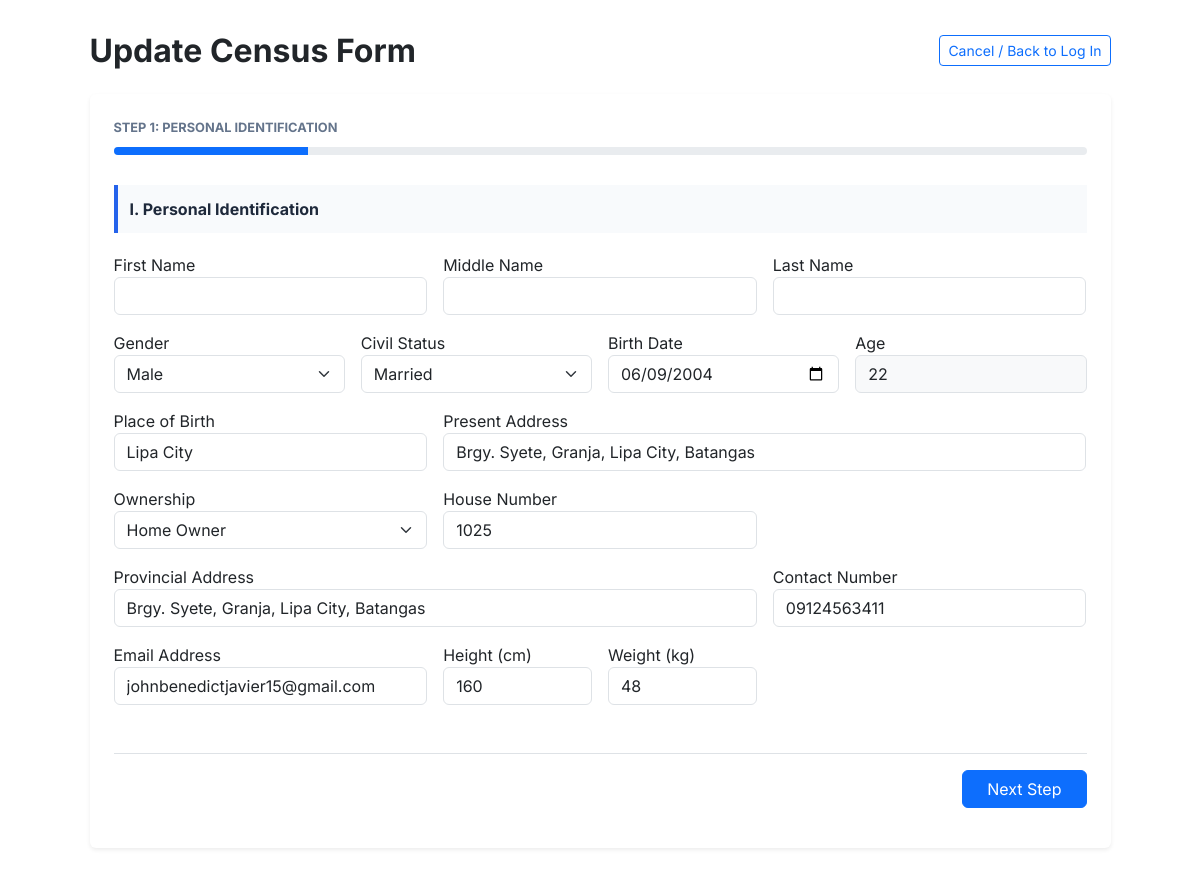
The app's page /register2.php?id=5 with its own data.
### tables this page shows
CREATE TABLE `residents` (
  `resident_id` int(11) NOT NULL,
  `first_name` varchar(100) DEFAULT NULL,
  `middle_name` varchar(100) DEFAULT NULL,
  `last_name` varchar(100) DEFAULT NULL,
  `ownership` enum('Home Owner','Boarder','Renter') NOT NULL,
  `present_address` text DEFAULT NULL,
  `address_type` enum('Owner','Boarder') DEFAULT NULL,
  `provincial_address` text DEFAULT NULL,
  `gender` enum('Male','Female') DEFAULT NULL,
  `civil_status` enum('Single','Married','Widowed','Separated') DEFAULT NULL,
  `birthdate` date DEFAULT NULL,
  `birthplace` varchar(255) DEFAULT NULL,
  `height` varchar(10) DEFAULT NULL,
  `weight` varchar(10) DEFAULT NULL,
  `contact_number` varchar(20) DEFAULT NULL,
  `email_address` varchar(100) DEFAULT NULL,
  `religion` varchar(100) DEFAULT NULL,
  `occupation` varchar(100) DEFAULT NULL,
  `house_number` varchar(50) DEFAULT NULL,
  `household_id` int(11) DEFAULT NULL,
  `status` enum('Registered','Not Registered') NOT NULL DEFAULT 'Not Registered',
  `created_at` timestamp NOT NULL DEFAULT current_timestamp()
);

### register2.php (the view, shortened to what this page needs)
<?php
include("config/db.php");
$isUpdate = false;
$edit_id = $_GET['id'] ?? null;
$res = [];
if ($edit_id) {
    $isUpdate = true;
    $res = $conn->query("SELECT * FROM residents WHERE resident_id = $edit_id")->fetch_assoc();
}
?>
<head>
    <link href="https://cdn.jsdelivr.net/npm/bootstrap@5.3.0/dist/css/bootstrap.min.css" rel="stylesheet">
    <link rel="stylesheet" href="https://cdn.jsdelivr.net/npm/bootstrap-icons@1.10.5/font/bootstrap-icons.css">
    <link rel="stylesheet" href="../assets/css/style.css">
</head>
<body>
<div class="container py-4 reg">
    <div class="row justify-content-center">
        <div class="col-lg-11">
            <div class="d-flex justify-content-between align-items-center mb-4">
                <h2 class="fw-bold m-0"><?= $isUpdate ? 'Update' : 'Barangay' ?> Census Form</h2>
                <a href="login.php" class="btn btn-outline-primary btn-sm">Cancel / Back to Log In</a>
            </div>
            <div class="card border-0 shadow-sm p-4">
                <span class="step-indicator" id="stepText">Step 1: Personal Identification</span>
                <div class="progress"><div id="progressBar" class="progress-bar bg-primary" style="width: 20%"></div></div>
                <form id="censusForm" method="POST">
                    <div class="step-container active" id="step1">
                        <div class="section-header">I. Personal Identification</div>
                        <div class="row g-3">
                            <div class="col-md-4"><label>First Name</label><input type="text" name="first_name" class="form-control" required></div>
                            <div class="col-md-4"><label>Middle Name</label><input type="text" name="middle_name" class="form-control" required></div>
                            <div class="col-md-4"><label>Last Name</label><input type="text" name="last_name" class="form-control" required></div>
                            <div class="col-md-3">
                                <label>Gender</label>
                                <select name="gender" class="form-select">
                                    <option <?= ($res['gender']??'')=='Male'?'selected':'' ?>>Male</option>
                                </select>
                            </div>
                            <div class="col-md-3">
                                <label>Civil Status</label>
                                <select name="civil_status" class="form-select">
                                    <?php foreach(['Single','Married','Widowed','Separated'] as $s): ?>
                                        <option <?= ($res['civil_status']??'')==$s?'selected':'' ?>><?= $s ?></option>
                                    <?php endforeach; ?>
                                </select>
                            </div>
                            <div class="col-md-3"><label>Birth Date</label><input type="date" name="birthdate" id="main_birthdate" class="form-control" value="<?= $res['birthdate']??'' ?>" required onchange="updateMainAge()"></div>
                            <div class="col-md-3"><label>Age</label><input type="text" id="main_age" class="form-control bg-light" readonly></div>
                            <div class="col-md-4"><label>Place of Birth</label><input type="text" name="birthplace" class="form-control" value="<?= $res['birthplace']??'' ?>"></div>
                            <div class="col-md-8"><label>Present Address</label><input type="text" name="present_address" class="form-control" value="<?= $res['present_address']??'' ?>" required></div>
                            <div class="col-md-4">
                                <label>Ownership</label>
                                <select name="address_type" class="form-select">
                                    <option <?= ($res['address_type']??'')=='Home Owner'?'selected':'' ?>>Home Owner</option>
                                </select>
                            </div>
                            <div class="col-md-4"><label>House Number</label><input type="text" name="house_number" class="form-control" value="<?= $res['house_number']??'' ?>"></div>
                            <div class="col-md-8"><label>Provincial Address</label><input type="text" name="provincial_address" class="form-control" value="<?= $res['provincial_address']??'' ?>"></div>
                            <div class="col-md-4"><label>Contact Number</label><input type="text" name="contact_number" class="form-control" value="<?= $res['contact_number']??'' ?>"></div>
                            <div class="col-md-4"><label>Email Address</label><input type="email" name="email_address" class="form-control" value="<?= $res['email_address']??'' ?>"></div>
                            <div class="col-md-2"><label>Height (cm)</label><input type="text" name="height" class="form-control" value="<?= $res['height']??'' ?>"></div>
                            <div class="col-md-2"><label>Weight (kg)</label><input type="text" name="weight" class="form-control" value="<?= $res['weight']??'' ?>"></div>
                        </div>
                    </div>
                    <div class="d-flex justify-content-between mt-5 pt-3 border-top">
                        <button type="button" class="btn btn-primary px-4 ms-auto" id="nextBtn" onclick="nextPrev(1)">Next Step</button>
                    </div>
                </form>
            </div>
        </div>
    </div>
</div>
</body>

### assets/css/style.css (style rules this page uses)
body { font-family: 'Inter', sans-serif; background-color: var(--bms-bg); }
body { background-color: #f8f9fa; }

### register2.php (style rules this page uses)
body { font-family: 'Inter', sans-serif; background: url("assets/uploads/brgy.png") center / cover no-repeat; height: 100vh; margin: 0; display: flex; align-items: center; }
.reg { margin-top: 80px; }
.step-container { display: none; }
.step-container.active { display: block; }
.progress { height: 8px; margin-bottom: 30px; }
.step-indicator { font-size: 0.8rem; font-weight: 700; color: #64748b; text-transform: uppercase; margin-bottom: 10px; display: block; }
.section-header { background: #f8fafc; border-left: 4px solid #2563eb; padding: 12px; font-weight: 700; margin-bottom: 20px; color: #1e293b; }

### records on screen
residents: gender "Male", civil_status "Married", birthdate "06/09/2004", birthplace "Lipa City", present_address "Brgy. Syete, Granja, Lipa City, Batangas", house_number "1025", provincial_address "Brgy. Syete, Granja, Lipa City, Batangas", contact_number "09124563411", email_address "johnbenedictjavier15@gmail.com", height "160", weight "48"
